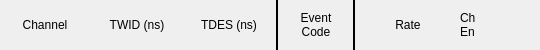
                      <widget class="QFrame" name="frame_13">
                       <property name="minimumSize">
                        <size>
                         <width>0</width>
                         <height>0</height>
                        </size>
                       </property>
                       <property name="maximumSize">
                        <size>
                         <width>16777215</width>
                         <height>50</height>
                        </size>
                       </property>
                       <property name="frameShape">
                        <enum>QFrame::NoFrame</enum>
                       </property>
                       <property name="frameShadow">
                        <enum>QFrame::Raised</enum>
                       </property>
                       <layout class="QHBoxLayout" name="horizontalLayout_33">
                        <property name="spacing">
                         <number>0</number>
                        </property>
                        <property name="leftMargin">
                         <number>0</number>
                        </property>
                        <property name="topMargin">
                         <number>0</number>
                        </property>
                        <property name="rightMargin">
                         <number>0</number>
                        </property>
                        <property name="bottomMargin">
                         <number>0</number>
                        </property>
                        <item>
                         <layout class="QHBoxLayout" name="horizontalLayout_34">
                          <property name="spacing">
                           <number>2</number>
                          </property>
                          <item>
                           <widget class="QLabel" name="label_63">
                            <property name="minimumSize">
                             <size>
                              <width>90</width>
                              <height>0</height>
                             </size>
                            </property>
                            <property name="maximumSize">
                             <size>
                              <width>90</width>
                              <height>16777215</height>
                             </size>
                            </property>
                            <property name="text">
                             <string>Channel</string>
                            </property>
                            <property name="alignment">
                             <set>Qt::AlignCenter</set>
                            </property>
                           </widget>
                          </item>
                          <item>
                           <widget class="QLabel" name="label_64">
                            <property name="minimumSize">
                             <size>
                              <width>90</width>
                              <height>0</height>
                             </size>
                            </property>
                            <property name="maximumSize">
                             <size>
                              <width>90</width>
                              <height>16777215</height>
                             </size>
                            </property>
                            <property name="text">
                             <string>TWID (ns)</string>
                            </property>
                            <property name="alignment">
                             <set>Qt::AlignCenter</set>
                            </property>
                           </widget>
                          </item>
                          <item>
                           <widget class="QLabel" name="label_65">
                            <property name="minimumSize">
                             <size>
                              <width>90</width>
                              <height>0</height>
                             </size>
                            </property>
                            <property name="maximumSize">
                             <size>
                              <width>90</width>
                              <height>16777215</height>
                             </size>
                            </property>
                            <property name="text">
                             <string>TDES (ns)</string>
                            </property>
                            <property name="alignment">
                             <set>Qt::AlignCenter</set>
                            </property>
                           </widget>
                          </item>
                          <item>
                           <widget class="Line" name="line_28">
                            <property name="frameShadow">
                             <enum>QFrame::Plain</enum>
                            </property>
                            <property name="lineWidth">
                             <number>2</number>
                            </property>
                            <property name="orientation">
                             <enum>Qt::Vertical</enum>
                            </property>
                           </widget>
                          </item>
                          <item>
                           <widget class="QLabel" name="label_66">
                            <property name="minimumSize">
                             <size>
                              <width>70</width>
                              <height>0</height>
                             </size>
                            </property>
                            <property name="maximumSize">
                             <size>
                              <width>70</width>
                              <height>16777215</height>
                             </size>
                            </property>
                            <property name="text">
                             <string>Event
Code</string>
                            </property>
                            <property name="alignment">
                             <set>Qt::AlignCenter</set>
                            </property>
                           </widget>
                          </item>
                          <item>
                           <widget class="Line" name="line_39">
                            <property name="frameShadow">
                             <enum>QFrame::Plain</enum>
                            </property>
                            <property name="lineWidth">
                             <number>2</number>
                            </property>
                            <property name="orientation">
                             <enum>Qt::Vertical</enum>
                            </property>
                           </widget>
                          </item>
                          <item>
                           <widget class="QLabel" name="label_75">
                            <property name="minimumSize">
                             <size>
                              <width>100</width>
                              <height>0</height>
                             </size>
                            </property>
                            <property name="maximumSize">
                             <size>
                              <width>100</width>
                              <height>16777215</height>
                             </size>
                            </property>
                            <property name="text">
                             <string>Rate</string>
                            </property>
                            <property name="alignment">
                             <set>Qt::AlignCenter</set>
                            </property>
                           </widget>
                          </item>
                          <item>
                           <widget class="QLabel" name="label_73">
                            <property name="minimumSize">
                             <size>
                              <width>40</width>
                              <height>0</height>
                             </size>
                            </property>
                            <property name="maximumSize">
                             <size>
                              <width>40</width>
                              <height>16777215</height>
                             </size>
                            </property>
                            <property name="text">
                             <string>Ch
En</string>
                            </property>
                           </widget>
                          </item>
                          <item>
                           <spacer name="horizontalSpacer_14">
                            <property name="orientation">
                             <enum>Qt::Horizontal</enum>
                            </property>
                            <property name="sizeHint" stdset="0">
                             <size>
                              <width>40</width>
                              <height>20</height>
                             </size>
                            </property>
                           </spacer>
                          </item>
                         </layout>
                        </item>
                       </layout>
                      </widget>
